Frame 1 (no input): blank canvas, image omitted
Frame 60 (no input): blank canvas, image omitted
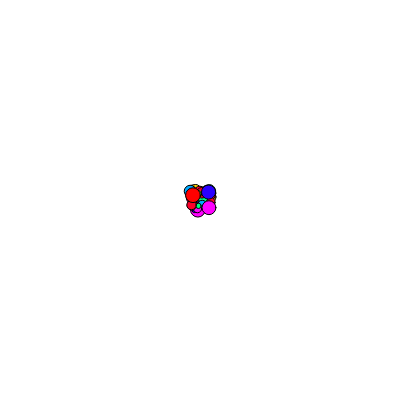
Frame 120 (the mouse pressed at the canvas centre since frame 60)

The p5.js sketch whose frames 1 and 60 were blank and that drew this single picture after the mouse press (run headless with seeded random() and noise() and a simulated clock; from frame 60 on, the mouse is pressed at the canvas centre):

// p5.js sketch
// ── sketch.js
function setup() {
  createCanvas(400, 400);
}

var myHue = 0;

function draw() {

  colorMode(HSB);
  var xPos = random(20)-10;
  var yPos = random(20)-10;
  var circleSize = 5 + random(10);

  /*var redRandomNumber = random(255);
  var greenRandomNumber = random(255);
  var blueRandomNumber = random(255);*/

  myHue += 50;
  stroke(0);
  fill(myHue, 100, 100);
  strokeWeight(1);
  //line(mouseX, mouseY, pmouseX, pmouseY);

  /* noStroke();
  fill(mouseX);
  ellipse(width/2, height/2, mouseX, mouseY);*/
  //on the last part - mouseX and mouseY work as a size substitude;

  if (myHue > 360) {
    myHue = 0;
  }

  if (mouseIsPressed) {
  //line(mouseX, mouseY, pmouseX+xPos, pmouseY+yPos);
  ellipse(mouseX+xPos, mouseY+yPos, circleSize, circleSize);
  }

  if (keyIsPressed) {
    background (255);
  }

}
